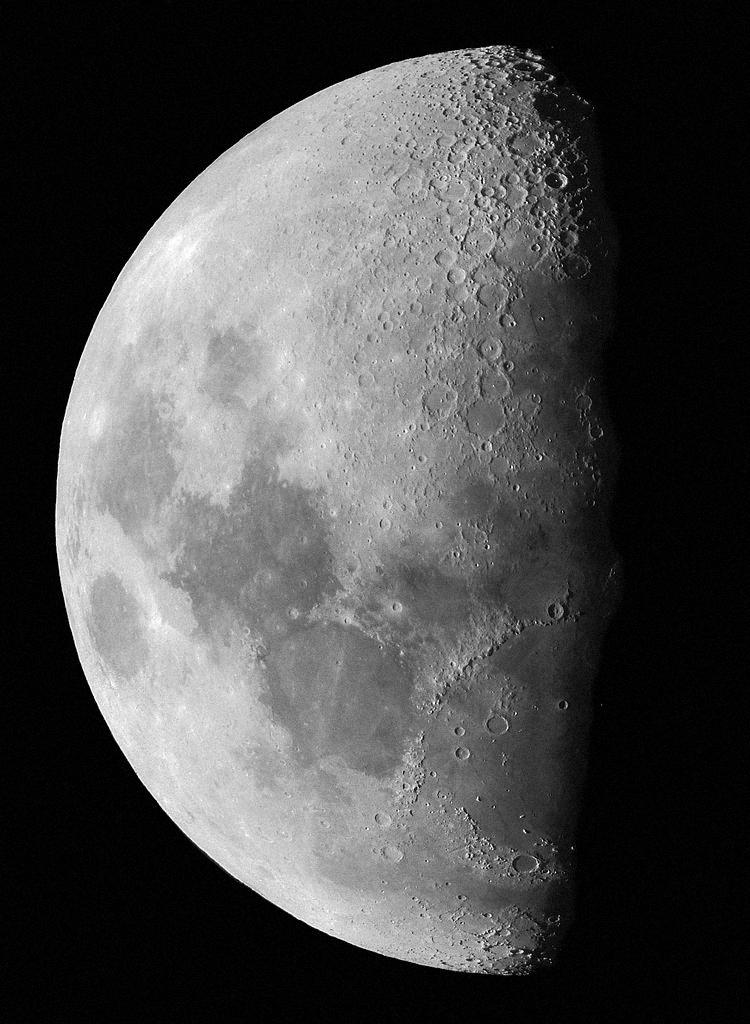
#> input picture images/moon.jpg, 750 x 1024 px, found by its file name
$ jupyter execute L6_3_Adaptive_Histogram_Equalization_Local_.ipynb
#> lines starting #> are read from the running program, lines starting #| are printed output that depends on the picture
<a href="https://colab.research.google.com/github/ngotancuong/mse.dip/blob/main/L6_3_Adaptive_Histogram_Equalization_Local_.ipynb" target="_parent"></a>

[cell 1]
import cv2
import urllib.request
import numpy as np
import matplotlib.pyplot as plt

# Load the image from the given URL
url = "https://raw.githubusercontent.com/ngotancuong/mse.dip/main/images/moon.jpg"
req = urllib.request.urlopen(url)
arr = np.asarray(bytearray(req.read()), dtype=np.uint8)
img = cv2.imdecode(arr, cv2.IMREAD_GRAYSCALE)
#> img is the input picture: shape (1024, 750); min 0, max 255, mean 75.4

# Apply global and local adaptive histogram equalization
eqImg = cv2.equalizeHist(img)
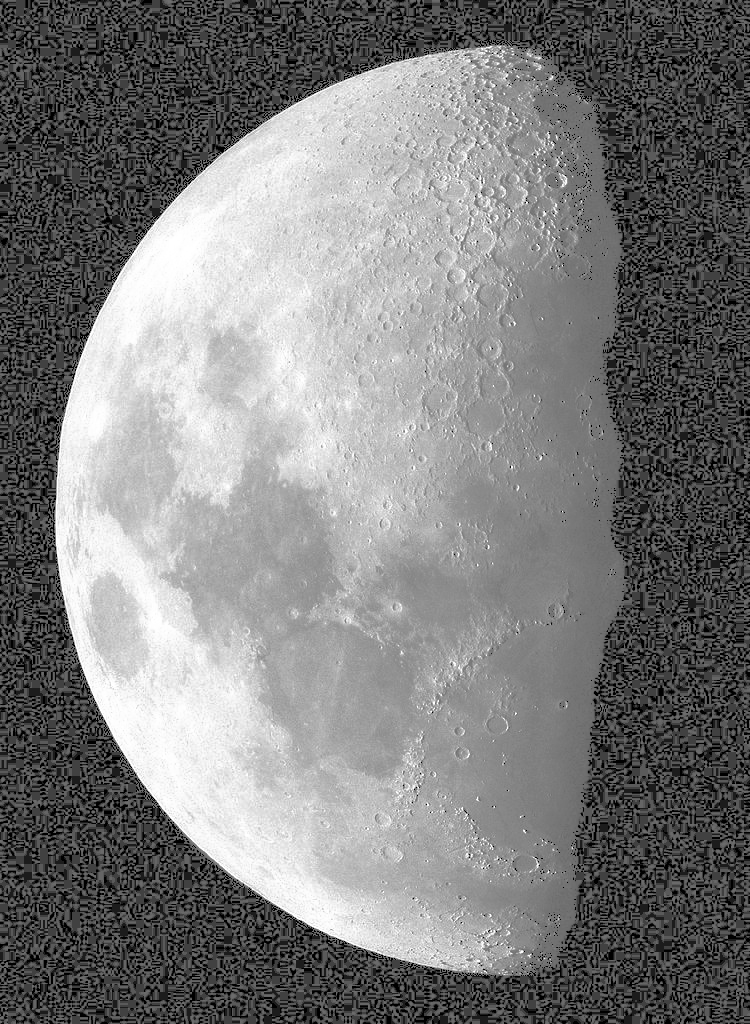
#> eqImg: shape (1024, 750); min 0, max 255, mean 124.7
# Contrast Limited Adaptive Histogram Equalization (CLAHE)
clahe = cv2.createCLAHE(clipLimit=2.0, tileGridSize=(8,8))
claheImg1 = clahe.apply(img)
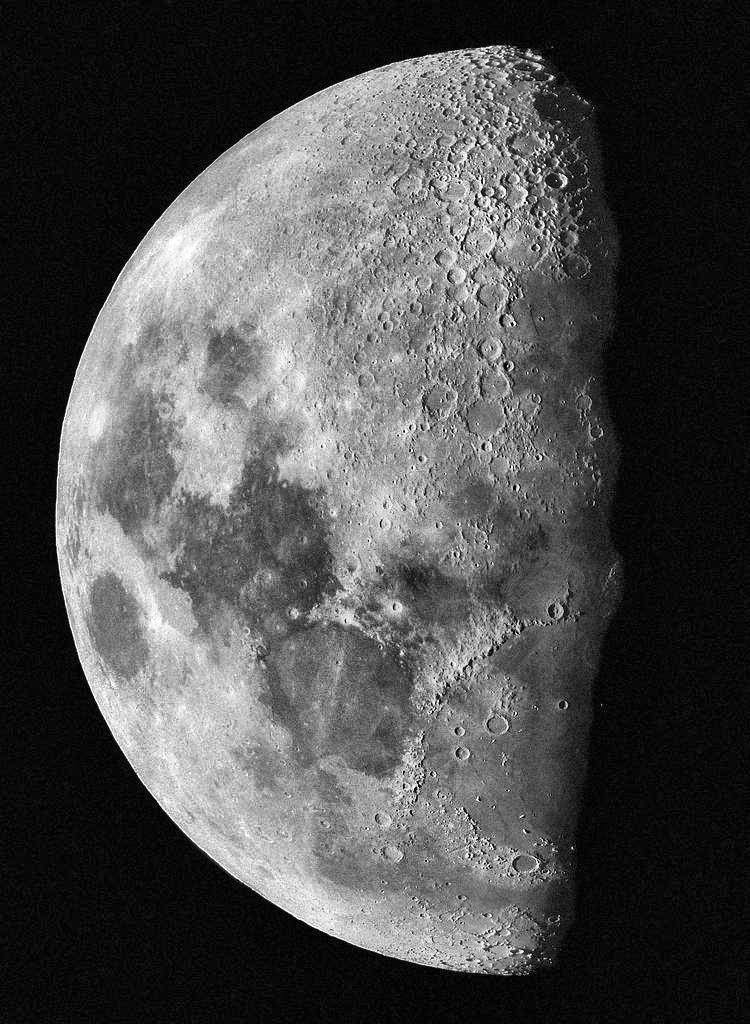
#> claheImg1: shape (1024, 750); min 0, max 255, mean 76.8
clahe = cv2.createCLAHE(clipLimit=2.0, tileGridSize=(16,16))
claheImg2 = clahe.apply(img)

# Show images
fig, axes = plt.subplots(nrows=2, ncols=2, figsize=(10, 10))
ax = axes.ravel()
ax[0].imshow(img, cmap='gray')
ax[0].set_title("Original Image")
ax[1].imshow(eqImg, cmap='gray')
ax[1].set_title("Global Histogram")
ax[2].imshow(claheImg1, cmap='gray')
ax[2].set_title("Tiling 8*8 Histograms")
ax[3].imshow(claheImg2, cmap='gray')
ax[3].set_title("Tiling 16*16 Histograms")

# Save images
cv2.imwrite('CLAHE_Global.png', eqImg)
cv2.imwrite('CLAHE_8by8.png', claheImg1)
cv2.imwrite('CLAHE_16by16.png', claheImg2)

plt.show()
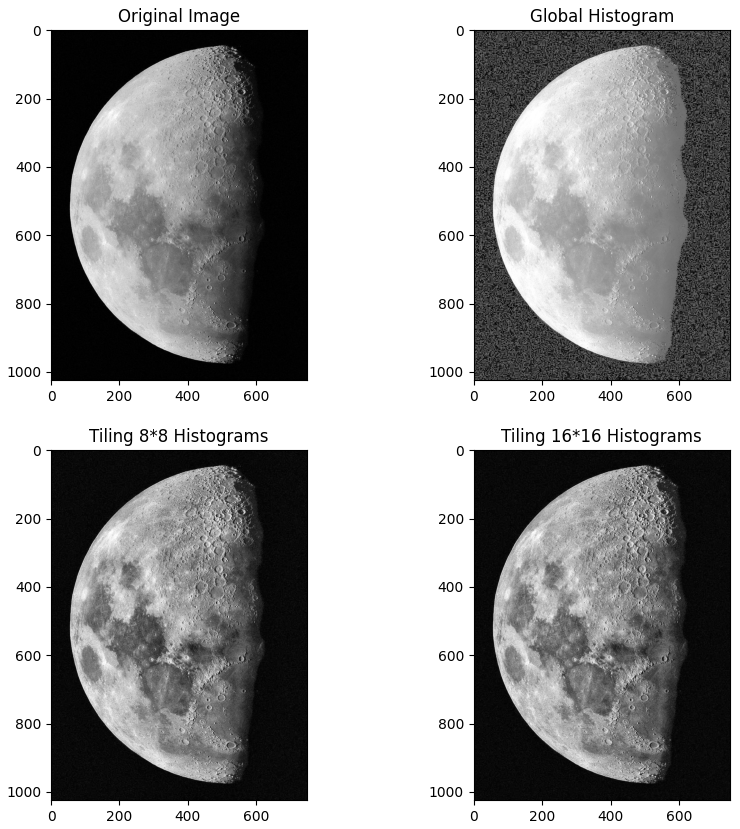
#> figure drawn by matplotlib, 4 panels

$ run again, with images/Contrast_.jpg copied over images/moon.jpg
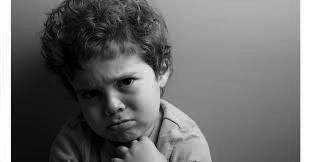
#> input picture images/Contrast_.jpg, 311 x 162 px, found by its file name
#> img is the input picture: shape (162, 311); min 0, max 255, mean 108.7
#> `claheImg2 = clahe.apply(img)`:
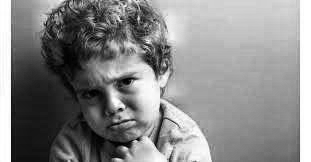
#> claheImg2: shape (162, 311); min 1, max 255, mean 136.3
#> `plt.show()`:
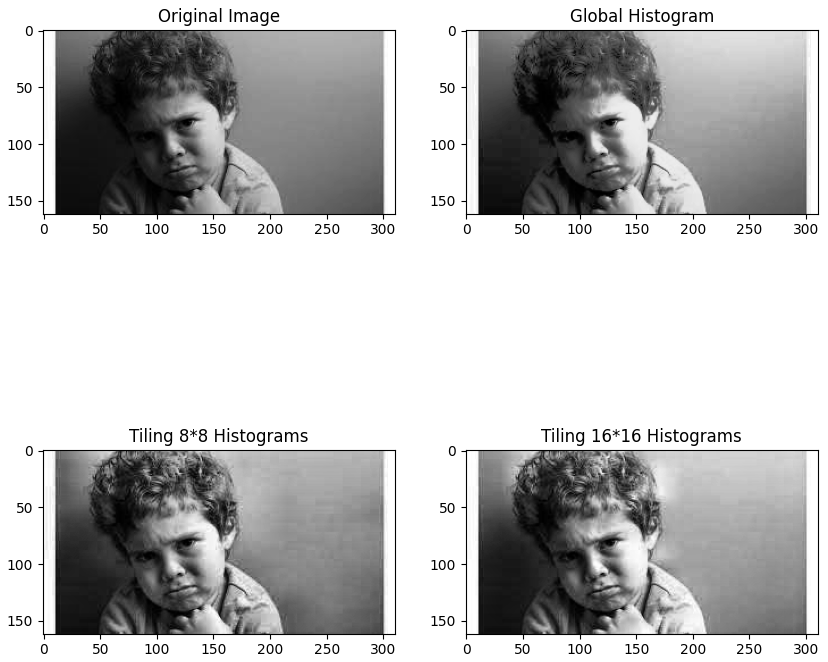
#> figure drawn by matplotlib, 4 panels

$ run again, with images/Ex2.jpg copied over images/moon.jpg
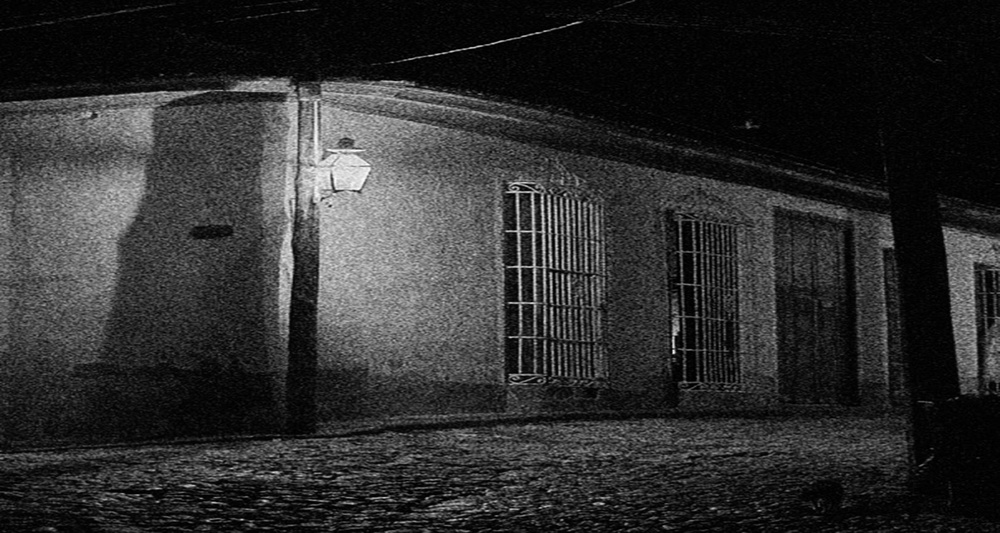
#> input picture images/Ex2.jpg, 1000 x 533 px, shrunk from 1500 x 800 before the run, found by its file name
#> img is the input picture: shape (533, 1000); min 0, max 255, mean 46
#> `claheImg2 = clahe.apply(img)`:
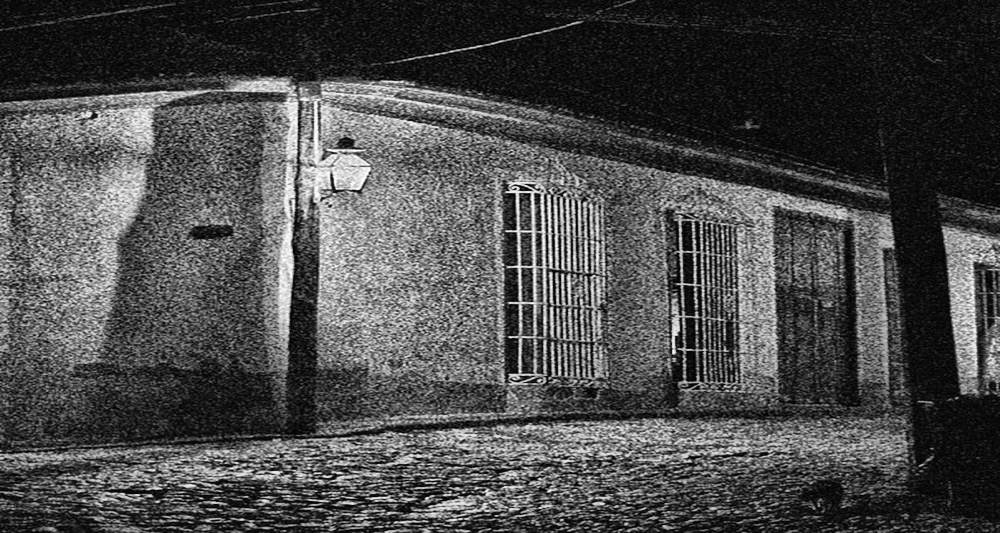
#> claheImg2: shape (533, 1000); min 0, max 255, mean 74.6
#> `plt.show()`:
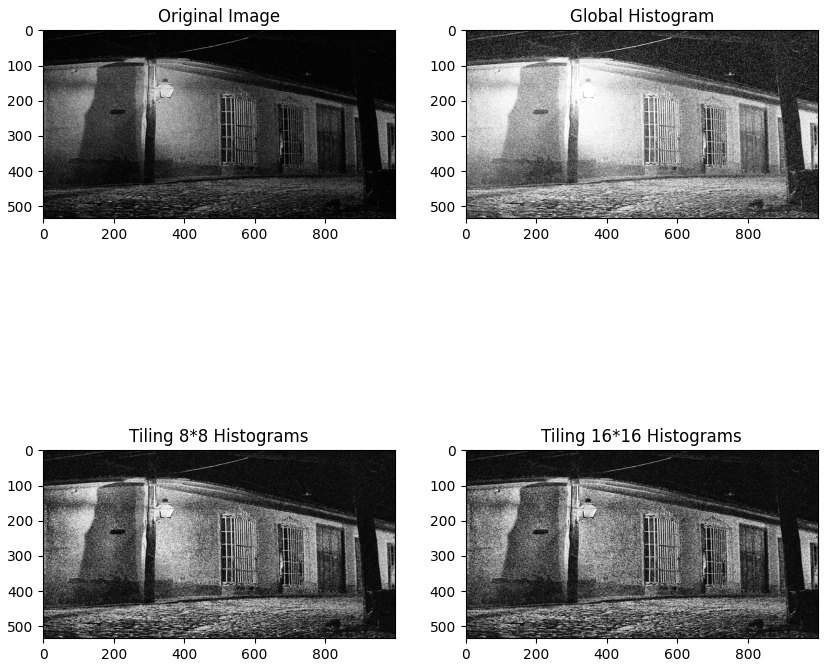
#> figure drawn by matplotlib, 4 panels

$ run again, with images/Ex3.jpg copied over images/moon.jpg
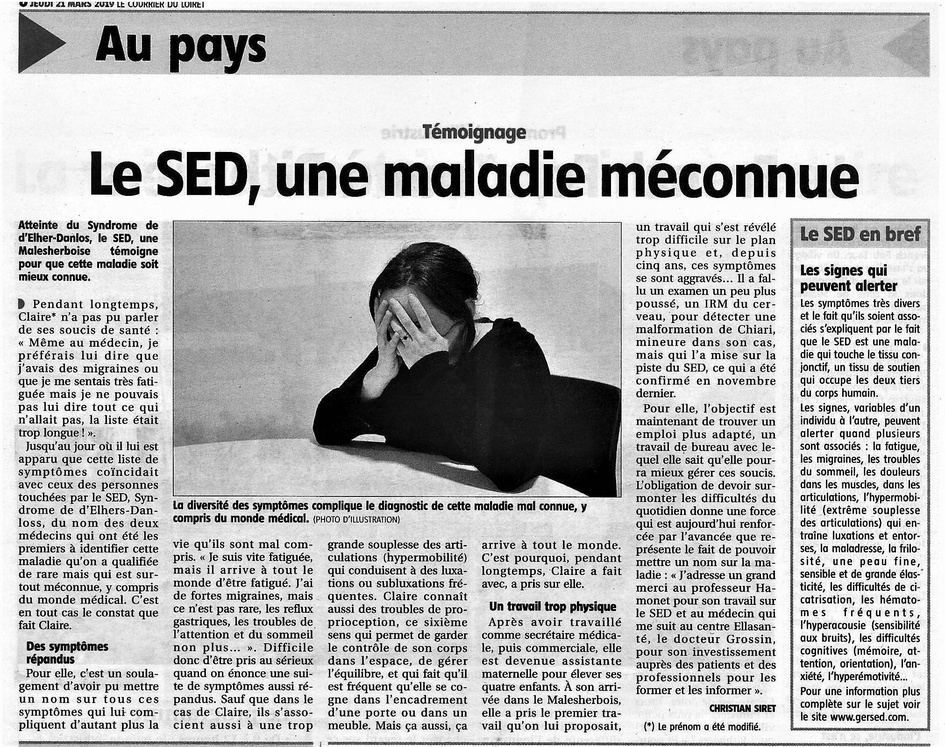
#> input picture images/Ex3.jpg, 945 x 747 px, shrunk from 2023 x 1598 before the run, found by its file name
#> img is the input picture: shape (747, 945); min 0, max 255, mean 185.4
#> `eqImg = cv2.equalizeHist(img)`:
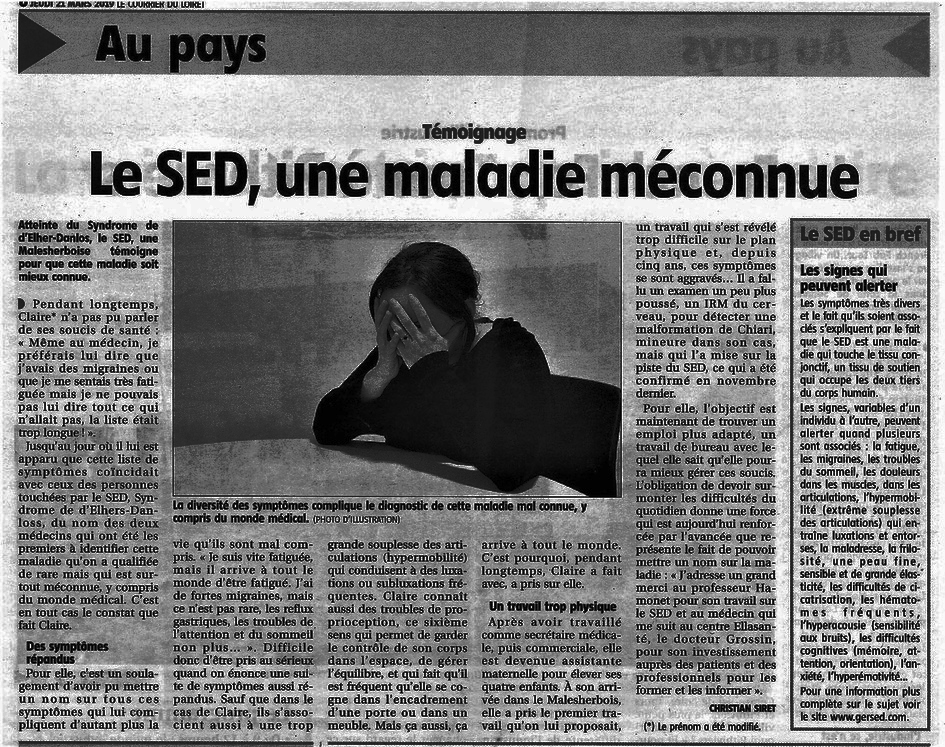
#> eqImg: shape (747, 945); min 0, max 255, mean 127
#> `plt.show()`:
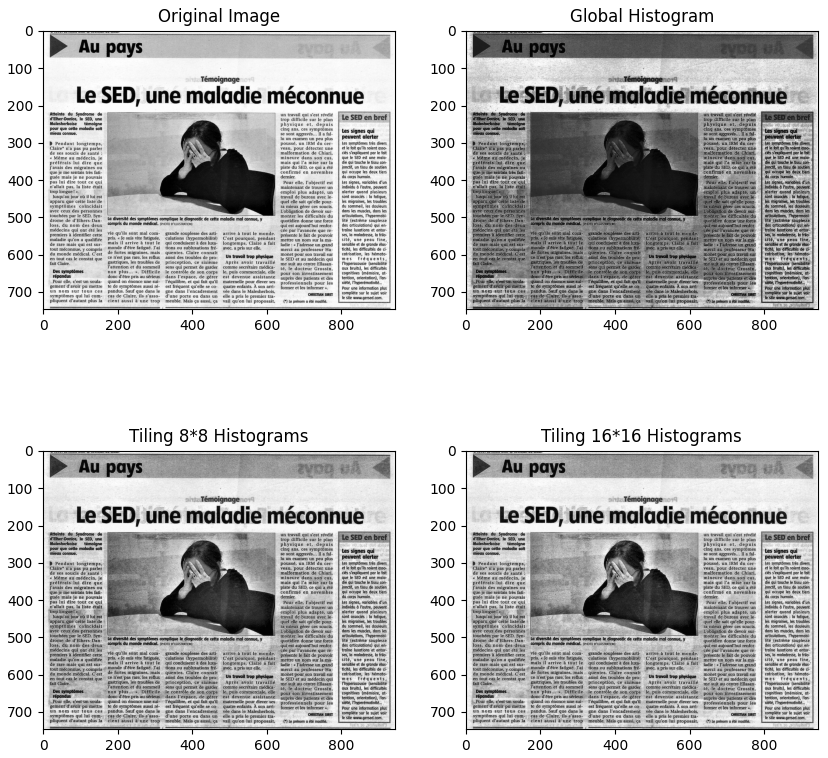
#> figure drawn by matplotlib, 4 panels
